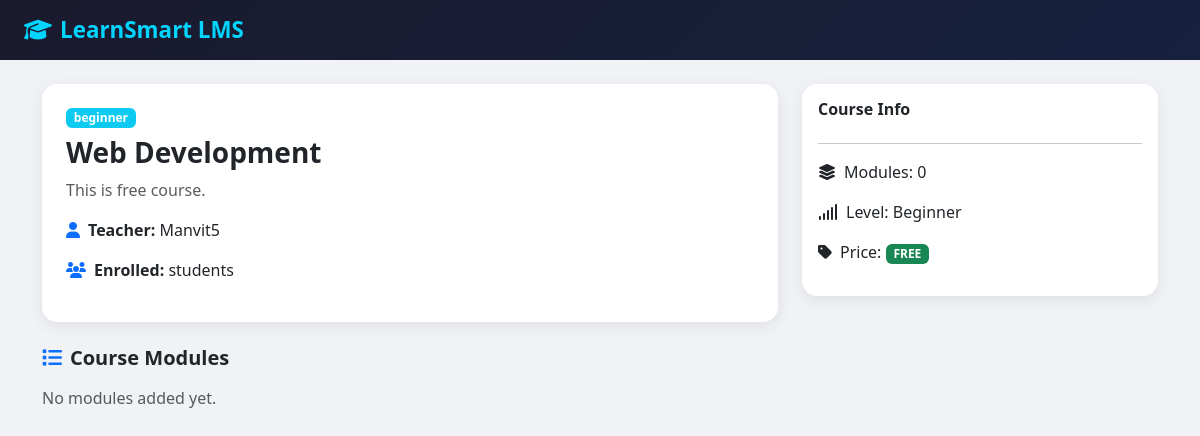
The page /courses/1/ on the database its author committed.
### courses/models.py (models this page shows, shortened)
class Course(models.Model):
    LEVEL_CHOICES = [
        ('beginner', 'Beginner'),
        ('intermediate', 'Intermediate'),
        ('advanced', 'Advanced'),
    ]
    title        = models.CharField(max_length=200)
    description  = models.TextField()
    thumbnail    = models.ImageField(upload_to='courses/', blank=True, null=True)
    teacher      = models.ForeignKey('accounts.CustomUser', on_delete=models.CASCADE, related_name='courses_taught')
    level        = models.CharField(max_length=15, choices=LEVEL_CHOICES, default='beginner')
    price        = models.DecimalField(max_digits=8, decimal_places=2, default=0.00)
    is_free      = models.BooleanField(default=True)
    is_published = models.BooleanField(default=False)
    created_at   = models.DateTimeField(auto_now_add=True)

### accounts/models.py (models this page shows, shortened)
class CustomUser(AbstractUser):
    ROLE_CHOICES = [
        ('student', 'Student'),
        ('teacher', 'Teacher'),
        ('admin',   'Admin'),
    ]
    role        = models.CharField(max_length=10, choices=ROLE_CHOICES, default='student')
    phone       = models.CharField(max_length=15, blank=True)
    profile_pic = models.ImageField(upload_to='profiles/', blank=True, null=True)
    is_verified = models.BooleanField(default=False)
    created_at  = models.DateTimeField(auto_now_add=True)

### courses/views.py (the view)
# urls.py: path('<int:pk>/',               views.course_detail,  name='course_detail'),
def course_detail(request, pk):
    course  = get_object_or_404(Course, pk=pk)
    modules = course.modules.filter(is_published=True)
    is_enrolled = False
    if request.user.is_authenticated:
        is_enrolled = Enrollment.objects.filter(
            student=request.user, course=course).exists()
    return render(request, 'courses/course_detail.html', {
        'course': course,
        'modules': modules,
        'is_enrolled': is_enrolled,
    })

### templates/courses/course_detail.html (shortened to what this page needs)
{% extends 'base.html' %}
{% block content %}
<div class="container py-4">
    <div class="row">
        <div class="col-md-8">
            <div class="card p-4 mb-4">
                <span class="badge bg-info mb-2" style="width:fit-content">{{ course.level }}</span>
                <h3 class="fw-bold">{{ course.title }}</h3>
                <p class="text-muted">{{ course.description }}</p>
                <p><i class="fas fa-user me-2 text-primary"></i><strong>Teacher:</strong> {{ course.teacher.username }}</p>
                <p><i class="fas fa-users me-2 text-primary"></i><strong>Enrolled:</strong> {{ course.total_enrolled }} students</p>
            </div>
            <h5 class="fw-bold mb-3">
                <i class="fas fa-list me-2 text-primary"></i>Course Modules
            </h5>
            {% for module in modules %}
            <div class="card mb-3">
                <div class="card-header fw-bold bg-light">
                    <i class="fas fa-folder me-2 text-warning"></i>
                    {{ module.order }}. {{ module.title }}
                </div>
                <div class="card-body">
                    <p class="text-muted small">{{ module.description }}</p>
                    {% for material in module.materials.all %}
                    <div class="d-flex align-items-center p-2 border rounded mb-2">
                        {% if material.material_type == 'video' %}
                        <i class="fas fa-play-circle text-danger me-2"></i>
                        {% elif material.material_type == 'pdf' %}
                        <i class="fas fa-file-pdf text-danger me-2"></i>
                        {% else %}
                        <i class="fas fa-file-alt text-primary me-2"></i>
                        {% endif %}
                        <span>{{ material.title }}</span>
                    </div>
                    {% endfor %}
                </div>
            </div>
            {% empty %}
            <p class="text-muted">No modules added yet.</p>
            {% endfor %}
        </div>
        <div class="col-md-4">
            <div class="card p-3">
                <h6 class="fw-bold">Course Info</h6>
                <hr>
                <p><i class="fas fa-layer-group me-2"></i>Modules: {{ course.modules.count }}</p>
                <p><i class="fas fa-signal me-2"></i>Level: {{ course.get_level_display }}</p>
                <p>
                    <i class="fas fa-tag me-2"></i>Price:
                    {% if course.is_free %}
                    <span class="badge bg-success">FREE</span>
                    {% else %}₹{{ course.price }}{% endif %}
                </p>
            </div>
        </div>
    </div>
</div>
{% endblock %}

### templates/base.html (style rules this page uses)
body { background-color: #f0f2f5; }
.card { border: none; border-radius: 15px; box-shadow: 0 4px 15px rgba(0,0,0,0.08); }

### rows shown on the page
Course: level "beginner", title "Web Development", description "This is free course.", teacher.username "Manvit5", modules.count "0", level "Beginner"
